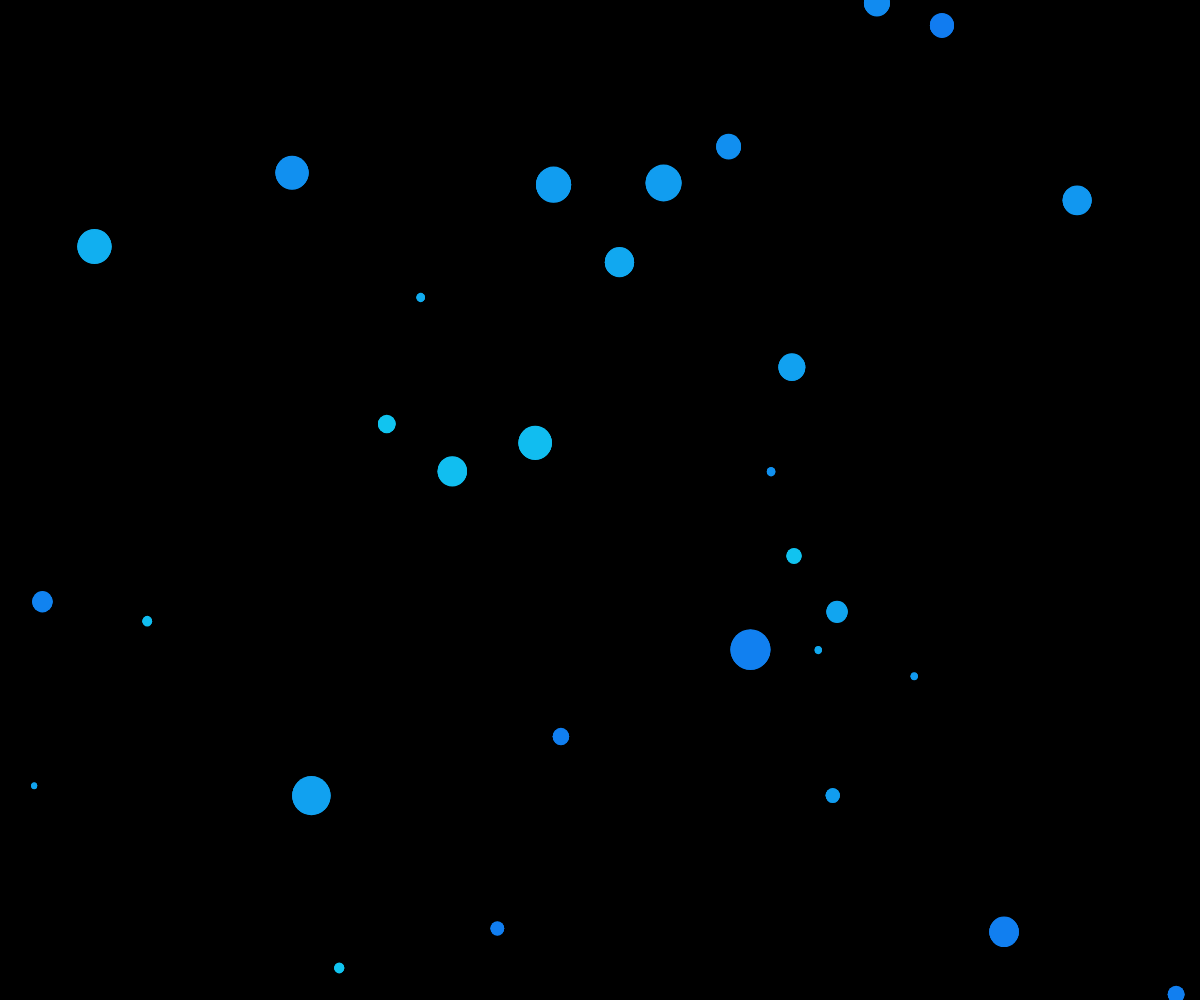
Frame 1 (no input)
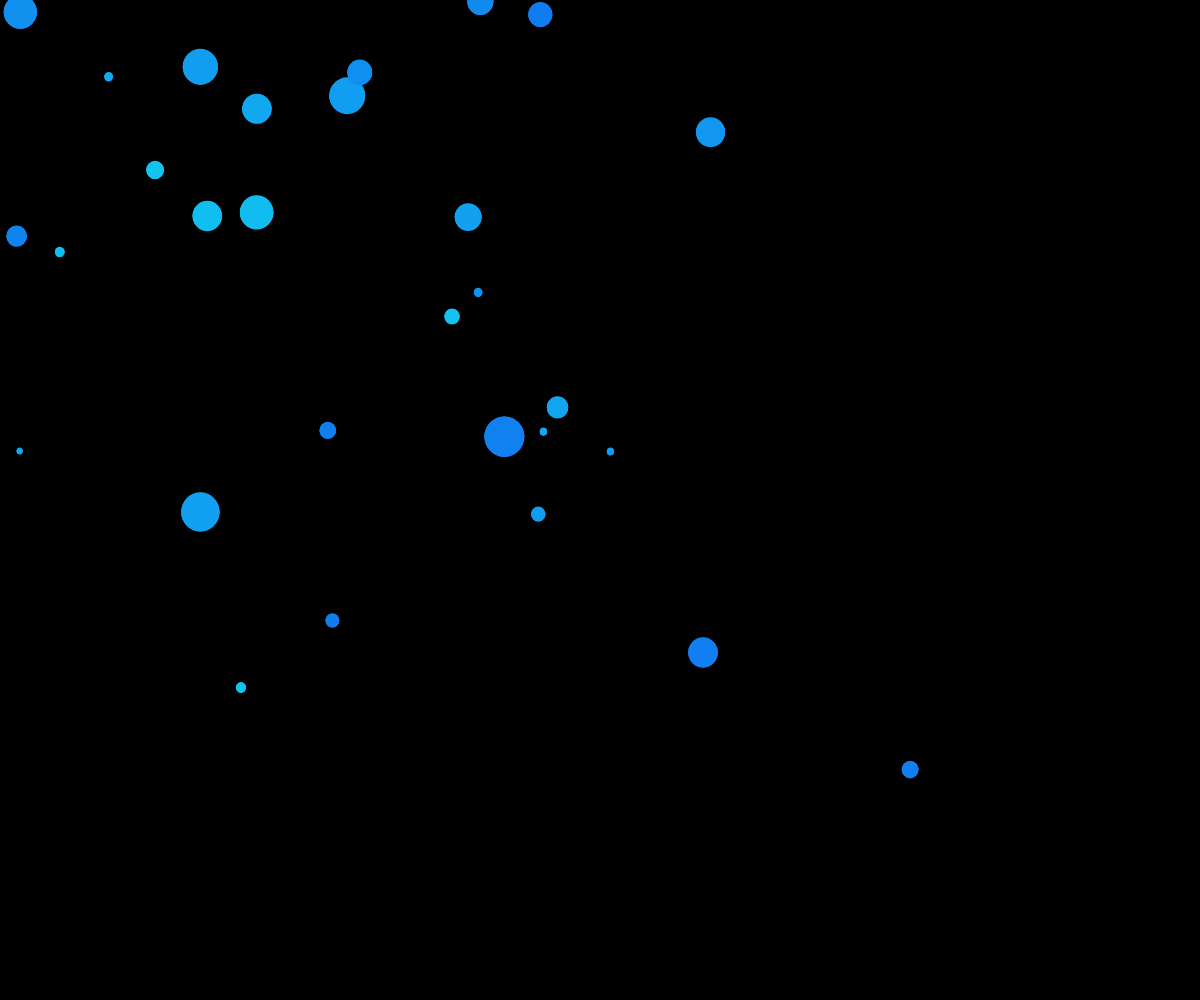
Frame 60 (no input)
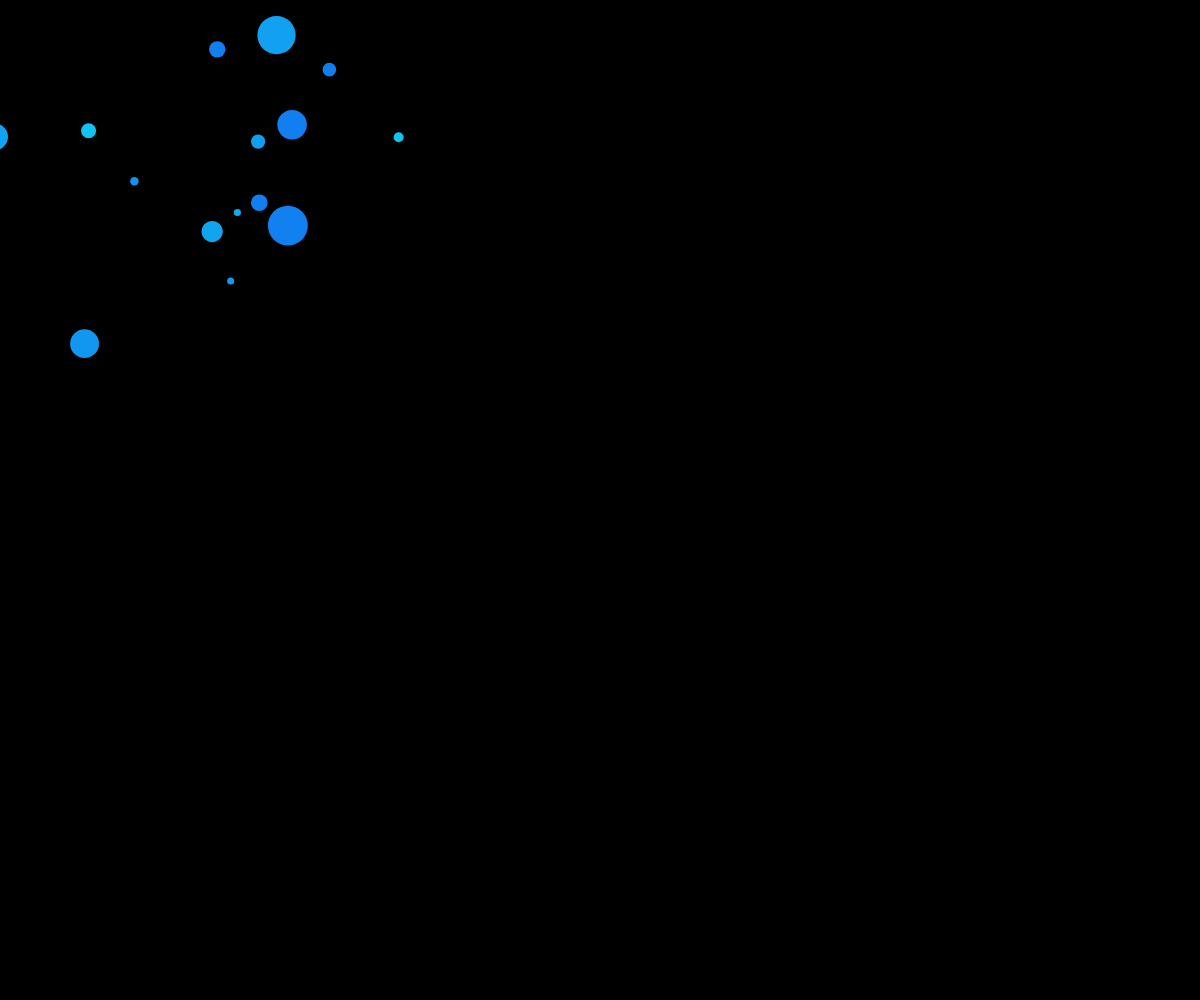
Frame 120 (the mouse pressed at the canvas centre since frame 60)

The p5.js sketch that drew these frames (run headless with seeded random() and noise() and a simulated clock; from frame 60 on, the mouse is pressed at the canvas centre):

// p5.js sketch
// ── sketch.js
var c;
var planet = [];
var easing = 0.05;

function setup() {
  createCanvas(windowWidth,windowHeight);
  c = new Create();
  for (var i=0; i<30; i++) {
    planet.push(new Create());
  }
  noStroke();
}

function draw() {
  background(0);
  for (var i=0; i<planet.length; i++) {
    planet[i].move();
    planet[i].display();
  }
}

function Create() {
  this.diameter = random(5, 40);
  this.col = random(122,197);
  this.pos = createVector(random(0,width), random(0,height));
  this.vel = createVector(0,0);

  this.move = function() {
    var mouse = createVector(mouseX,mouseY);
    this.acc = p5.Vector.sub(mouse,this.pos);
    // this.acc.mult(random(0.001,0.00));
    this.acc.setMag(random(0.001,0.4));
        
    this.vel.add(this.acc);
    this.pos.add(this.vel);
  };

  this.display = function() {
    fill(17,this.col,240);
    ellipse(this.pos.x, this.pos.y, this.diameter, this.diameter);
    if (this.pos.x>pmouseX){
      ellipse(this.pos.x, this.pos.y, this.diameter, this.diameter+20*easing);
    }
    if (this.pos.y>pmouseY){
      ellipse(this.pos.x, this.pos.y, this.diameter, this.diameter-20*easing);
    }
  };
}
